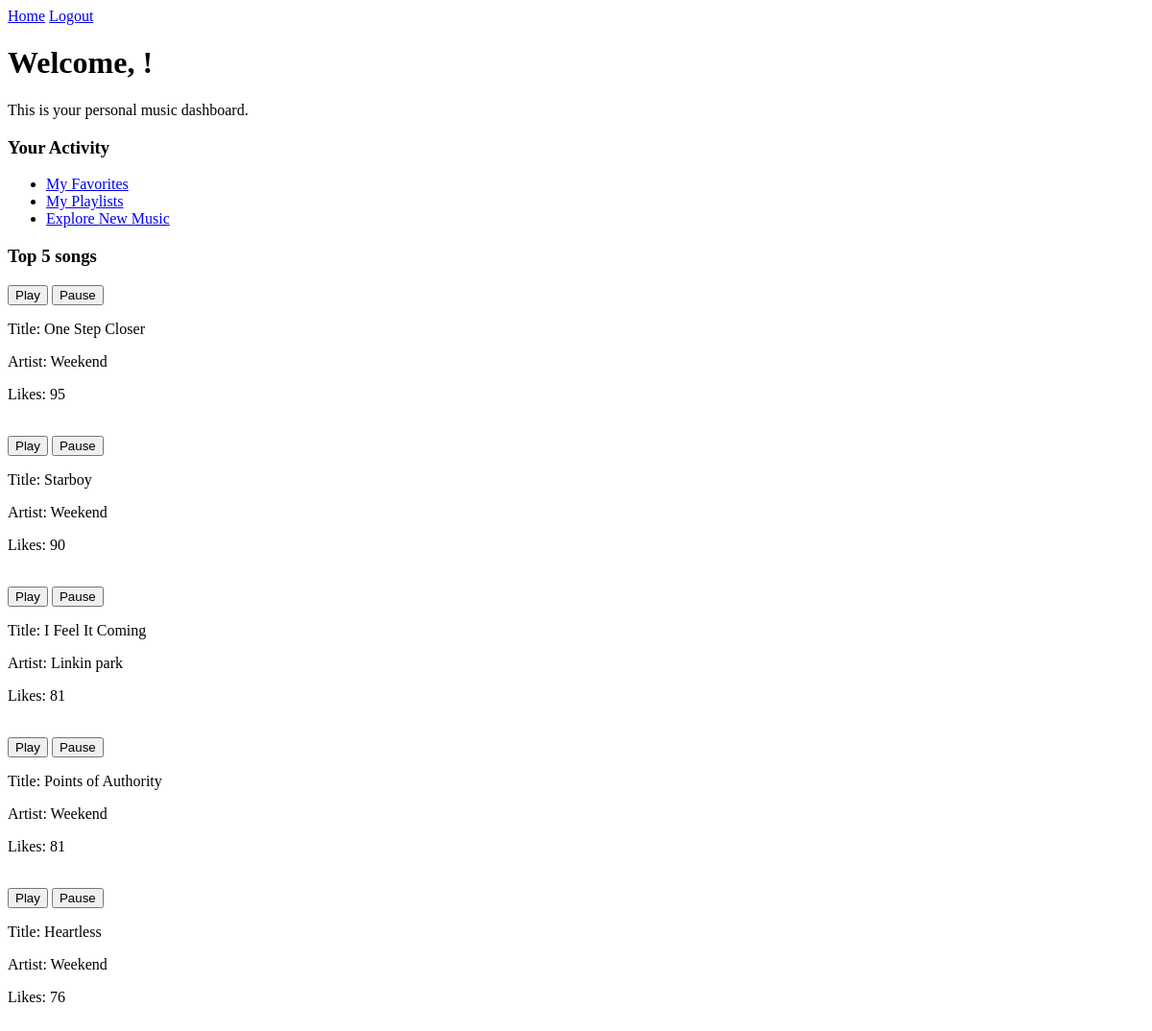
Page /user_dashbord on the earlier database version.
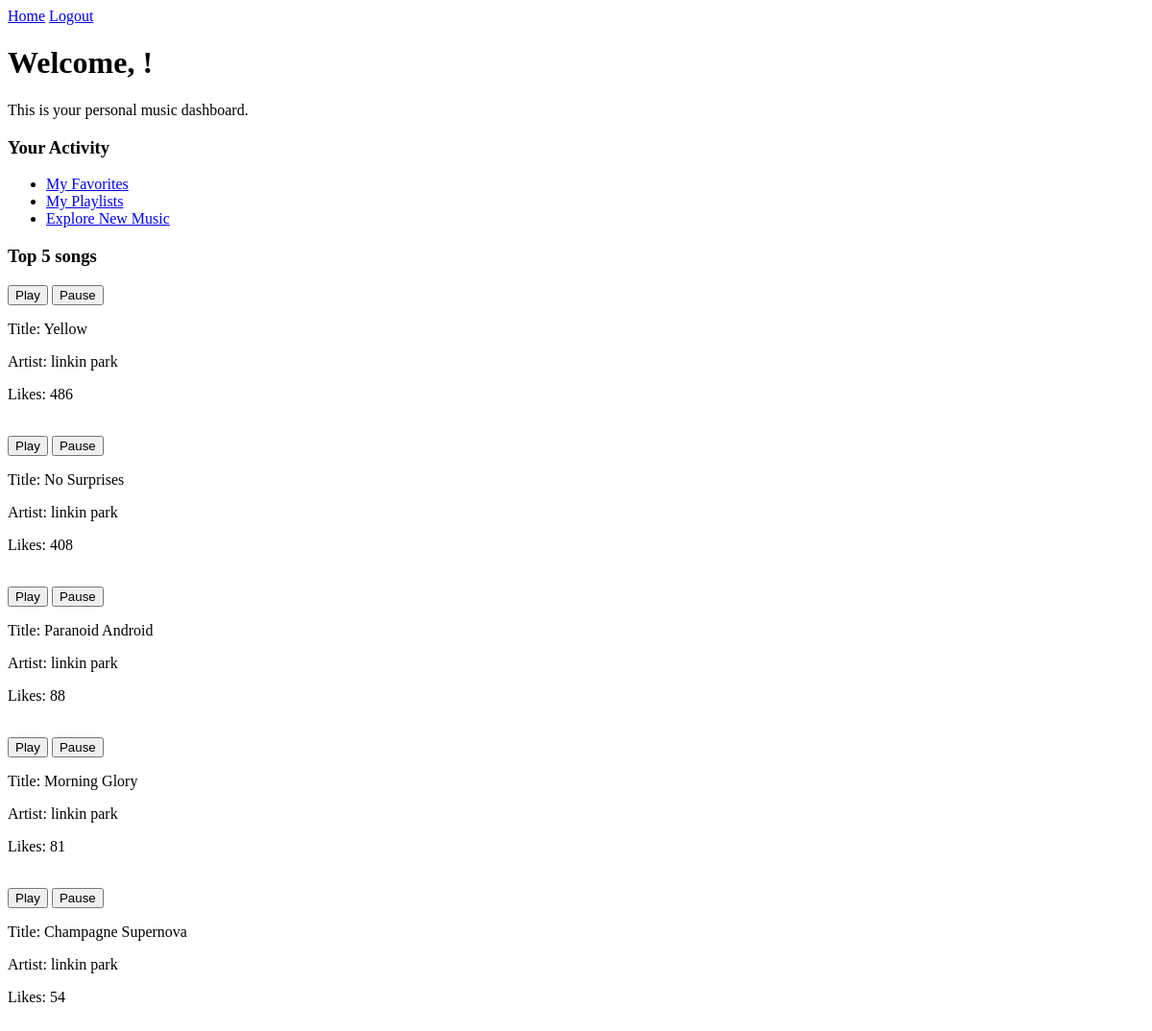
Same page on the later database version.
### models.py (models this page shows)
class music_catalog(db.Model):
    __tablename__ = "music_catalog"
    id = db.Column(db.Integer, primary_key=True, autoincrement=True)
    title = db.Column(db.String,unique=True)
    file_path = db.Column(db.String)
    artist = db.Column(db.String)
    total_favourits = db.Column(db.Integer)

### routes/users/dashbord.py (the view)
    @app.route('/user_dashbord', methods=["GET", "POST"])
    def user_dashbord():
        if request.method == "GET":
            uid = request.args.get('username_id', '')
            user = customers.query.filter_by(id = uid).first()
            all_musics = music_catalog.query.order_by(music_catalog.total_favourits.desc()).all()
            top_5_songs = all_musics[:5]
            return render_template('user_dashboard.html', session_user = user, top_5= top_5_songs)

### routes/users/dashbord.py (called while the page is built)
def Dashbord(app):
    @app.route('/user_dashbord', methods=["GET", "POST"])
    def user_dashbord():
        if request.method == "GET":
            uid = request.args.get('username_id', '')
            user = customers.query.filter_by(id = uid).first()
            all_musics = music_catalog.query.order_by(music_catalog.total_favourits.desc()).all()
            top_5_songs = all_musics[:5]
            return render_template('user_dashboard.html', session_user = user, top_5= top_5_songs)

### templates/user_dashboard.html (shortened to what this page needs)
<!DOCTYPE html>
<html lang="en">
<head>
</head>
<body>
    <nav>
        <a href="/">Home</a>
        <a href="/logout">Logout</a>
    </nav>
    <h1>Welcome, {{ username }}!</h1>
    <p>This is your personal music dashboard.</p>
    <h3>Your Activity</h3>
    <ul>
        <li><a href="/favorites">My Favorites</a></li>
        <li><a href="/playlists">My Playlists</a></li>
        <li><a href="/explore">Explore New Music</a></li>
    </ul>
    <h3>Top 5 songs</h3>
    {% for song in top_5 %}
    <div>
    <button onclick="document.getElementById('player-{{ song.title }}').play()">Play</button>
    <button onclick="document.getElementById('player-{{ song.title }}').pause()">Pause</button>
    </div>
    <p>Title: {{song.title}}</p>
    <p>Artist: {{song.artist}}</p>
    <p>Likes: {{song.total_favourits}}</p>
    <br>
    {%endfor%}
</body>
</html>

Differences in the rows shown:
removed music_catalog: title "One Step Closer", artist "Weekend", total_favourits "95"
removed music_catalog: title "I Feel It Coming", artist "Linkin park", total_favourits "81"
removed music_catalog: title "Points of Authority", artist "Weekend", total_favourits "81"
removed music_catalog: title "Heartless", artist "Weekend", total_favourits "76"
now on this page (row edited): music_catalog: title "Yellow", artist "linkin park", total_favourits "486"
changed music_catalog: title "Starboy" → "No Surprises"; artist "Weekend" → "linkin park"; total_favourits "90" → "408"
now on this page (row edited): music_catalog: title "Paranoid Android", artist "linkin park", total_favourits "88"
now on this page (row edited): music_catalog: title "Morning Glory", artist "linkin park", total_favourits "81"
now on this page (row edited): music_catalog: title "Champagne Supernova", artist "linkin park", total_favourits "54"
